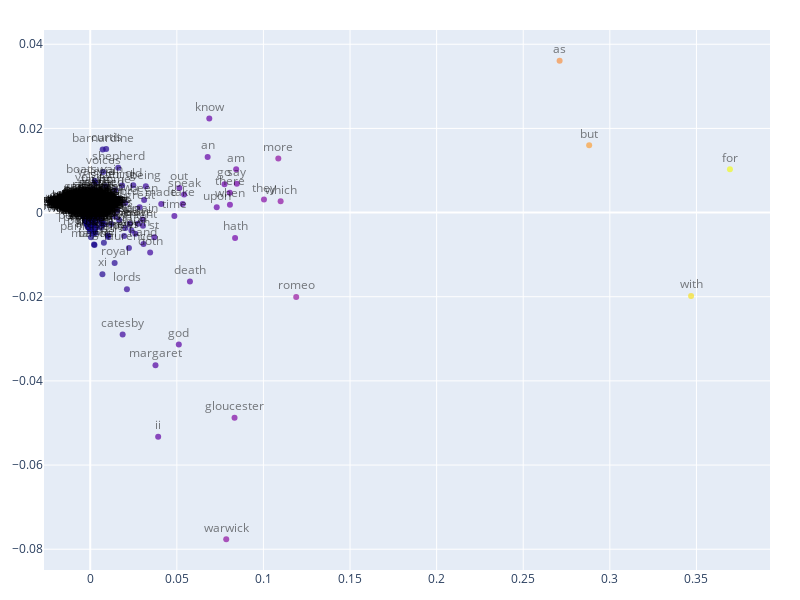

Notebook cell for this chart:
### Code cell
import plotly.graph_objects as go
import pandas as pd
import numpy as np

# Create a DataFrame for plotting
df_plot = pd.DataFrame({
    'x': emb_2d[:, 0],
    'y': emb_2d[:, 1],
    'word': words
})

# Calculate distance from origin for color
df_plot['distance'] = np.sqrt(df_plot['x']**2 + df_plot['y']**2)

# Randomly sample 1000 points
sample_size = min(1500, len(df_plot))
df_sample = df_plot.sample(n=sample_size)

# Create the figure using graph_objects
fig = go.Figure(data=[
    go.Scatter(
        x=df_sample['x'],
        y=df_sample['y'],
        mode='markers+text',  # Explicitly set mode to show both markers and text
        text=df_sample['word'],
        textposition='top center',
        textfont=dict(
            color='rgba(0,0,0,0.5)'  # Semi-transparent black text
        ),
        marker=dict(
            size=6,
            opacity=0.7,
            color=df_sample['distance'],
            colorscale='plasma',
            showscale=False  # Hide the color scale
        ),
        hovertemplate='x: %{x:.2f}<br>y: %{y:.2f}<br>word: %{text}<extra></extra>'
    )
])

# Basic layout
fig.update_layout(
    coloraxis_showscale=False,
    width=800,
    height=600, 
    showlegend=False,
    xaxis_title=None,
    yaxis_title=None,
    margin=dict(l=30, r=30, t=30, b=30),
    paper_bgcolor='white',
    )

# Show in notebook
fig.show()

# Save to HTML
fig.write_html(
    "tfidf-emb.html",
    include_plotlyjs='cdn',
    full_html=True
)

### Figure 1 — Plotly figure (JSON) as saved in the notebook; plotly's stock layout.template omitted (floating-point values rounded to 4 significant figures; data arrays with more than 128 entries replaced by an {"elided": "..."} marker saying what was removed)
{"data": [{"hovertemplate": "x: %{x:.2f}<br>y: %{y:.2f}<br>word: %{text}<extra></extra>", "marker": {"color": {"elided": "1500 float values"}, "colorscale": [[0, "#0d0887"], [0.1111, "#46039f"], [0.2222, "#7201a8"], [0.3333, "#9c179e"], [0.4444, "#bd3786"], [0.5556, "#d8576b"], [0.6667, "#ed7953"], [0.7778, "#fb9f3a"], [0.8889, "#fdca26"], [1, "#f0f921"]], "opacity": 0.7, "showscale": false, "size": 6}, "mode": "markers+text", "text": {"elided": "1500 str values"}, "textfont": {"color": "rgba(0,0,0,0.5)"}, "textposition": "top center", "type": "scatter", "x": {"elided": "1500 float values"}, "y": {"elided": "1500 float values"}}], "layout": {"coloraxis": {"showscale": false}, "height": 600, "margin": {"b": 30, "l": 30, "r": 30, "t": 30}, "paper_bgcolor": "white", "showlegend": false, "width": 800, "xaxis": {"title": {}}, "yaxis": {"title": {}}}}
